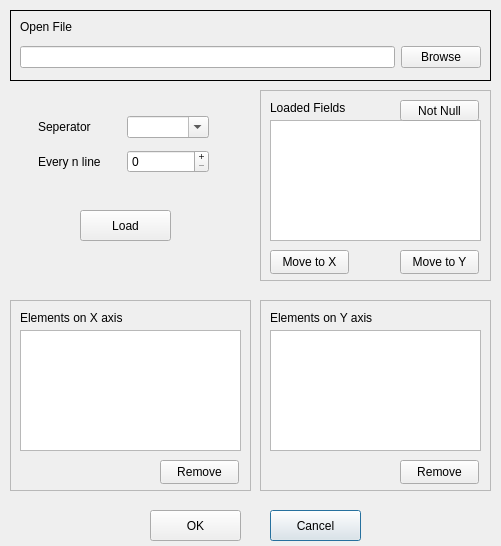
<?xml version="1.0" encoding="UTF-8"?>
<ui version="4.0">
 <class>NewPlot</class>
 <widget class="QDialog" name="NewPlot">
  <property name="geometry">
   <rect>
    <x>0</x>
    <y>0</y>
    <width>501</width>
    <height>546</height>
   </rect>
  </property>
  <property name="windowTitle">
   <string>New Plot</string>
  </property>
  <property name="sizeGripEnabled">
   <bool>false</bool>
  </property>
  <widget class="QPushButton" name="btnCancel">
   <property name="geometry">
    <rect>
     <x>270</x>
     <y>510</y>
     <width>91</width>
     <height>31</height>
    </rect>
   </property>
   <property name="text">
    <string>Cancel</string>
   </property>
  </widget>
  <widget class="QPushButton" name="btnOk">
   <property name="geometry">
    <rect>
     <x>150</x>
     <y>510</y>
     <width>91</width>
     <height>31</height>
    </rect>
   </property>
   <property name="text">
    <string>OK</string>
   </property>
  </widget>
  <widget class="QFrame" name="frame">
   <property name="geometry">
    <rect>
     <x>10</x>
     <y>10</y>
     <width>481</width>
     <height>71</height>
    </rect>
   </property>
   <property name="sizePolicy">
    <sizepolicy hsizetype="Minimum" vsizetype="Minimum">
     <horstretch>0</horstretch>
     <verstretch>0</verstretch>
    </sizepolicy>
   </property>
   <property name="frameShape">
    <enum>QFrame::Box</enum>
   </property>
   <property name="frameShadow">
    <enum>QFrame::Plain</enum>
   </property>
   <widget class="QLabel" name="label_3">
    <property name="geometry">
     <rect>
      <x>10</x>
      <y>10</y>
      <width>58</width>
      <height>14</height>
     </rect>
    </property>
    <property name="frameShape">
     <enum>QFrame::NoFrame</enum>
    </property>
    <property name="text">
     <string>Open File</string>
    </property>
   </widget>
   <widget class="QWidget" name="layoutWidget">
    <property name="geometry">
     <rect>
      <x>10</x>
      <y>27</y>
      <width>461</width>
      <height>41</height>
     </rect>
    </property>
    <layout class="QHBoxLayout" name="horizontalLayout">
     <item>
      <widget class="QLineEdit" name="txtFile"/>
     </item>
     <item>
      <widget class="QPushButton" name="btnBrowse">
       <property name="text">
        <string>Browse</string>
       </property>
      </widget>
     </item>
    </layout>
   </widget>
  </widget>
  <widget class="QFrame" name="frame_3">
   <property name="geometry">
    <rect>
     <x>260</x>
     <y>300</y>
     <width>231</width>
     <height>191</height>
    </rect>
   </property>
   <property name="frameShape">
    <enum>QFrame::StyledPanel</enum>
   </property>
   <property name="frameShadow">
    <enum>QFrame::Raised</enum>
   </property>
   <widget class="QListWidget" name="listY">
    <property name="geometry">
     <rect>
      <x>10</x>
      <y>30</y>
      <width>211</width>
      <height>121</height>
     </rect>
    </property>
    <property name="selectionMode">
     <enum>QAbstractItemView::MultiSelection</enum>
    </property>
   </widget>
   <widget class="QPushButton" name="btnRemoveY">
    <property name="geometry">
     <rect>
      <x>140</x>
      <y>160</y>
      <width>79</width>
      <height>24</height>
     </rect>
    </property>
    <property name="text">
     <string>Remove</string>
    </property>
   </widget>
   <widget class="QLabel" name="label_5">
    <property name="geometry">
     <rect>
      <x>10</x>
      <y>10</y>
      <width>131</width>
      <height>16</height>
     </rect>
    </property>
    <property name="text">
     <string>Elements on Y axis</string>
    </property>
   </widget>
  </widget>
  <widget class="QFrame" name="frame_2">
   <property name="geometry">
    <rect>
     <x>10</x>
     <y>300</y>
     <width>241</width>
     <height>191</height>
    </rect>
   </property>
   <property name="frameShape">
    <enum>QFrame::StyledPanel</enum>
   </property>
   <property name="frameShadow">
    <enum>QFrame::Raised</enum>
   </property>
   <widget class="QListWidget" name="listX">
    <property name="geometry">
     <rect>
      <x>10</x>
      <y>30</y>
      <width>221</width>
      <height>121</height>
     </rect>
    </property>
    <property name="selectionMode">
     <enum>QAbstractItemView::MultiSelection</enum>
    </property>
   </widget>
   <widget class="QPushButton" name="btnRemoveX">
    <property name="geometry">
     <rect>
      <x>150</x>
      <y>160</y>
      <width>79</width>
      <height>24</height>
     </rect>
    </property>
    <property name="text">
     <string>Remove</string>
    </property>
   </widget>
   <widget class="QLabel" name="label_4">
    <property name="geometry">
     <rect>
      <x>10</x>
      <y>10</y>
      <width>141</width>
      <height>16</height>
     </rect>
    </property>
    <property name="text">
     <string>Elements on X axis</string>
    </property>
   </widget>
  </widget>
  <widget class="QFrame" name="frame_4">
   <property name="geometry">
    <rect>
     <x>260</x>
     <y>90</y>
     <width>231</width>
     <height>191</height>
    </rect>
   </property>
   <property name="frameShape">
    <enum>QFrame::StyledPanel</enum>
   </property>
   <property name="frameShadow">
    <enum>QFrame::Raised</enum>
   </property>
   <widget class="QListWidget" name="listAll">
    <property name="geometry">
     <rect>
      <x>10</x>
      <y>30</y>
      <width>211</width>
      <height>121</height>
     </rect>
    </property>
    <property name="selectionMode">
     <enum>QAbstractItemView::MultiSelection</enum>
    </property>
   </widget>
   <widget class="QLabel" name="label_6">
    <property name="geometry">
     <rect>
      <x>10</x>
      <y>10</y>
      <width>91</width>
      <height>16</height>
     </rect>
    </property>
    <property name="text">
     <string>Loaded Fields</string>
    </property>
   </widget>
   <widget class="QPushButton" name="btnToY">
    <property name="geometry">
     <rect>
      <x>140</x>
      <y>160</y>
      <width>79</width>
      <height>24</height>
     </rect>
    </property>
    <property name="text">
     <string>Move to Y</string>
    </property>
   </widget>
   <widget class="QPushButton" name="btnToX">
    <property name="geometry">
     <rect>
      <x>10</x>
      <y>160</y>
      <width>79</width>
      <height>24</height>
     </rect>
    </property>
    <property name="text">
     <string>Move to X</string>
    </property>
   </widget>
   <widget class="QPushButton" name="btnNotNull">
    <property name="geometry">
     <rect>
      <x>140</x>
      <y>10</y>
      <width>79</width>
      <height>21</height>
     </rect>
    </property>
    <property name="text">
     <string>Not Null</string>
    </property>
   </widget>
  </widget>
  <widget class="QPushButton" name="btnLoad">
   <property name="geometry">
    <rect>
     <x>80</x>
     <y>210</y>
     <width>91</width>
     <height>31</height>
    </rect>
   </property>
   <property name="text">
    <string>Load</string>
   </property>
  </widget>
  <widget class="QWidget" name="layoutWidget">
   <property name="geometry">
    <rect>
     <x>38</x>
     <y>110</y>
     <width>171</width>
     <height>71</height>
    </rect>
   </property>
   <layout class="QGridLayout" name="gridLayout">
    <item row="0" column="0">
     <widget class="QLabel" name="label_2">
      <property name="frameShape">
       <enum>QFrame::NoFrame</enum>
      </property>
      <property name="frameShadow">
       <enum>QFrame::Plain</enum>
      </property>
      <property name="text">
       <string>Seperator</string>
      </property>
     </widget>
    </item>
    <item row="0" column="1">
     <widget class="QComboBox" name="txtSep">
      <property name="editable">
       <bool>true</bool>
      </property>
     </widget>
    </item>
    <item row="1" column="1">
     <widget class="QSpinBox" name="txtEvery">
      <property name="wrapping">
       <bool>false</bool>
      </property>
      <property name="buttonSymbols">
       <enum>QAbstractSpinBox::PlusMinus</enum>
      </property>
     </widget>
    </item>
    <item row="1" column="0">
     <widget class="QLabel" name="label">
      <property name="text">
       <string>Every n line</string>
      </property>
     </widget>
    </item>
   </layout>
  </widget>
  <zorder>layoutWidget</zorder>
  <zorder>btnCancel</zorder>
  <zorder>btnOk</zorder>
  <zorder>frame</zorder>
  <zorder>frame_3</zorder>
  <zorder>frame_2</zorder>
  <zorder>frame_4</zorder>
  <zorder>btnLoad</zorder>
 </widget>
 <resources/>
 <connections/>
 <designerdata>
  <property name="gridDeltaX">
   <number>10</number>
  </property>
  <property name="gridDeltaY">
   <number>10</number>
  </property>
  <property name="gridSnapX">
   <bool>true</bool>
  </property>
  <property name="gridSnapY">
   <bool>true</bool>
  </property>
  <property name="gridVisible">
   <bool>true</bool>
  </property>
 </designerdata>
</ui>
